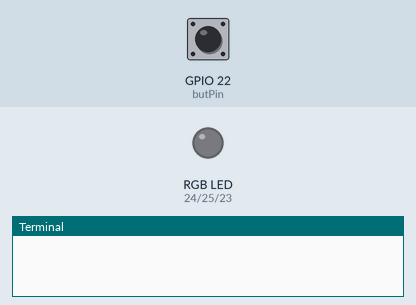
A program run on a simulated Raspberry Pi (BCM pin numbers). Parts: an RGB LED mixed from three pins (HIGH = lit), the last lines printed to the terminal. Dashed ring = blinking. Inputs (shaded band) come from the test bench; at power-on: GPIO 22 (butPin) LOW.

Above: at 1.2 s.
1.3 s: GPIO 22 (butPin) pulled HIGH for 0.15 s
At 1.45 s:
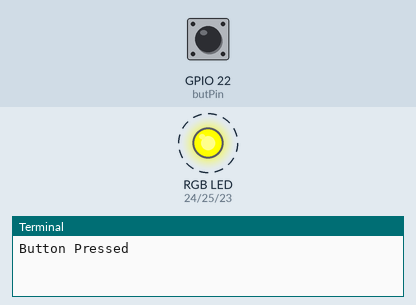
4.3 s: GPIO 22 (butPin) pulled HIGH for 1 s
At 5.1 s:
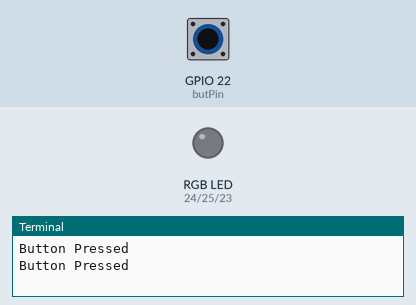
6.8 s: GPIO 22 (butPin) pulled HIGH for 3.2 s
At 7.0 s:
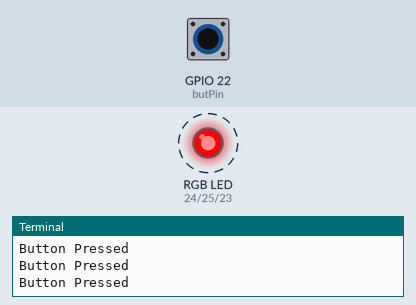
Timing chart, 0 to 17.5 s (numbered marks = the images above; inputs shaded):
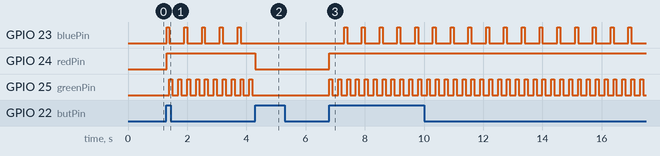

Measured:
- after the input at 1.3 s, GPIO 23 (bluePin): alternates HIGH for 0.10 s and LOW for 0.50 s, starting at once; GPIO 24 (redPin): LOW → HIGH at once; GPIO 25 (greenPin): alternates HIGH for 0.10 s and LOW for 0.20 s, starting after 0.10 s
- after the input at 4.3 s, GPIO 23 (bluePin), GPIO 25 (greenPin): stops changing and stays LOW; GPIO 24 (redPin): HIGH → LOW at once
- after the input at 6.8 s, GPIO 23 (bluePin): alternates HIGH for 0.10 s and LOW for 0.50 s, starting after 0.50 s; GPIO 24 (redPin): LOW → HIGH at once; GPIO 25 (greenPin): alternates HIGH for 0.10 s and LOW for 0.20 s, starting at once

The program:

test-rgb-led.py
```python
import RPi.GPIO as GPIO
import time

bluePin=23
redPin=24
greenPin=25
butPin=22

def buttonCallback(channel):
		print("Button Pressed")
		global active
		active=not active

GPIO.setmode(GPIO.BCM)
GPIO.setup(butPin, GPIO.IN, pull_up_down=GPIO.PUD_DOWN)
GPIO.setup(redPin,GPIO.OUT)
GPIO.setup(bluePin,GPIO.OUT)
GPIO.setup(greenPin,GPIO.OUT)
GPIO.output(redPin,False)
GPIO.output(greenPin,False)
GPIO.output(bluePin,False)
GPIO.add_event_detect(butPin, GPIO.RISING, callback=buttonCallback, bouncetime=300)
active=False
i=0
while True:
	if active:
		GPIO.output(redPin,True)
		GPIO.output(bluePin,i%6==1)
		GPIO.output(greenPin,i%3==2)
	else:
		GPIO.output(redPin,False)
		GPIO.output(bluePin,False)
		GPIO.output(greenPin,False)

	time.sleep(0.1)
	i=i+1
```
